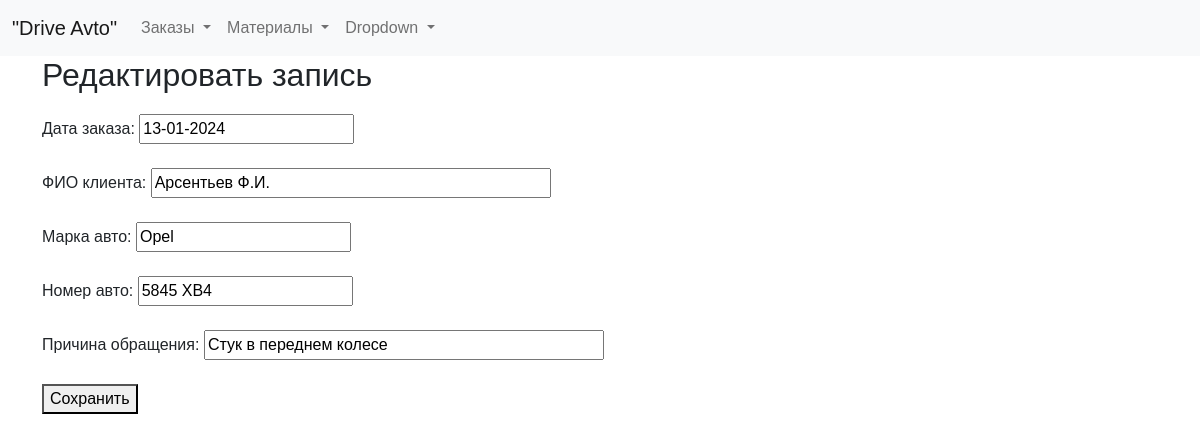
The app's page /edit_entry/5 with its own data.
### tables this page shows
CREATE TABLE log (
id integer PRIMARY KEY AUTOINCREMENT,
data_order text NOT NULL,
name_customer text NOT NULL,
brand_car text NOT NULL,
number_car text NOT NULL,
text_order text NOT NULL
);

### fcompany.py (the view)
@app.route('/edit_entry/<int:entry_id>', methods=['GET'])
def edit_entry(entry_id):
    entry_data = dbase.get_entry(entry_id)
    return render_template('edit_entry.html', title="Редактировать", entry_data=entry_data)

### FDataBase.py (called while the page is built)
    def get_entry(self, entry_id):
        sql = '''SELECT * FROM log WHERE id = ?'''
        try:
            self.__cur.execute(sql, (entry_id,))
            res = self.__cur.fetchone()
            if res:
                return dict(res)
        except Exception as e:
            print("Ошибка при получении записи из БД:", str(e))
        return None

### fcompany.py (called while the page is built)
def connect_db():  # общая функция для установления соединения с БД
    conn = sqlite3.connect(app.config['DATABASE'])
    conn.row_factory = sqlite3.Row  # записи будут представлены не в виде кортежей, а в виде словаря (для исп в шаблонах)
    return conn

def get_db():
    if not hasattr(g, 'link_db'):
        g.link_db = connect_db()
    return g.link_db

@app.before_request
def before_request():
    global dbase
    db = get_db()
    dbase = FDataBase(db)

### templates/edit_entry.html (shortened to what this page needs)
{% extends 'base.html' %}
{% block content %}
<h2>Редактировать запись</h2>
<form action="/save_entry/{{ entry_data.id }}" method="post" class="form-contact">
    <label for="data_order">Дата заказа:</label>
    <input type="text" id="data_order" name="data_order" value="{{ entry_data.data_order }}" class="form-contact" required ><br><br>
    <label for="name_customer">ФИО клиента:</label>
    <input type="text" id="name_customer" name="name_customer" value="{{ entry_data.name_customer }}" class="form-contact" style="width: 400px;" required ><br><br>
    <label for="brand_car">Марка авто:</label>
    <input type="text" id="brand_car" name="brand_car" value="{{ entry_data.brand_car }}" class="form-contact" required ><br><br>
    <label for="number_car">Номер авто:</label>
    <input type="text" id="number_car" name="number_car" value="{{ entry_data.number_car }}" class="form-contact" required ><br><br>
    <label for="text_order">Причина обращения:</label>
    <input type="text" id="text_order" name="text_order" value="{{ entry_data.text_order }}" class="form-contact" style="width: 400px;" required ><br><br>
    <button type="submit">Сохранить</button>
</form>
{% endblock %}

### static/css/styles.css (style rules this page uses)
html, body { font-family: 'Arial'; margin: 0; padding: 0; height: 100%; width: 100%; }
.form-contact label { display: inline-block; min-width: 80px; }

### records on screen
log: data_order "13-01-2024", name_customer "Арсентьев Ф.И.", brand_car "Opel", number_car "5845 ХB4", text_order "Стук в переднем колесе"
